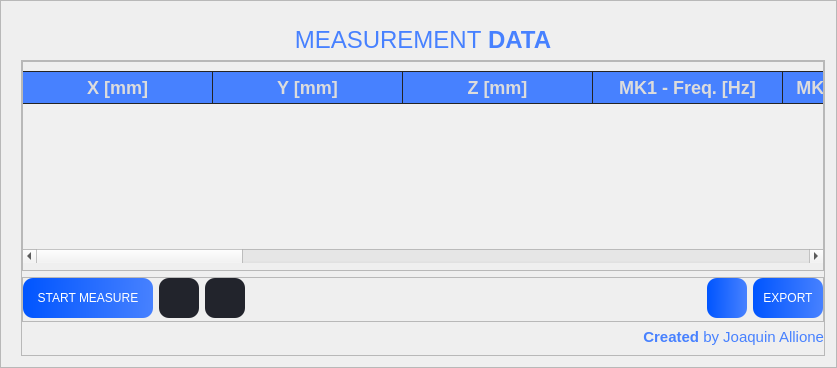
        <widget class="QFrame" name="frame_4">
         <property name="styleSheet">
          <string notr="true"/>
         </property>
         <property name="frameShape">
          <enum>QFrame::StyledPanel</enum>
         </property>
         <property name="frameShadow">
          <enum>QFrame::Raised</enum>
         </property>
         <layout class="QVBoxLayout" name="verticalLayout_2">
          <property name="leftMargin">
           <number>20</number>
          </property>
          <property name="topMargin">
           <number>25</number>
          </property>
          <item>
           <widget class="QLabel" name="label_description">
            <property name="maximumSize">
             <size>
              <width>16777215</width>
              <height>41</height>
             </size>
            </property>
            <property name="font">
             <font>
              <family>Nirmala UI</family>
              <pointsize>14</pointsize>
             </font>
            </property>
            <property name="styleSheet">
             <string notr="true">color:  rgba(71, 129, 255, 255);</string>
            </property>
            <property name="text">
             <string>&lt;html&gt;&lt;head/&gt;&lt;body&gt;&lt;p&gt;&lt;span style=&quot; font-size:18pt;&quot;&gt;MEASUREMENT&lt;/span&gt;&lt;span style=&quot; font-size:18pt; font-weight:600;&quot;&gt; DATA&lt;/span&gt;&lt;/p&gt;&lt;/body&gt;&lt;/html&gt;</string>
            </property>
            <property name="alignment">
             <set>Qt::AlignCenter</set>
            </property>
           </widget>
          </item>
          <item>
           <widget class="QFrame" name="frame_7">
            <property name="frameShape">
             <enum>QFrame::StyledPanel</enum>
            </property>
            <property name="frameShadow">
             <enum>QFrame::Raised</enum>
            </property>
            <layout class="QVBoxLayout" name="verticalLayout_13">
             <property name="leftMargin">
              <number>0</number>
             </property>
             <property name="topMargin">
              <number>0</number>
             </property>
             <property name="rightMargin">
              <number>0</number>
             </property>
             <item>
              <widget class="QFrame" name="frame_22">
               <property name="frameShape">
                <enum>QFrame::StyledPanel</enum>
               </property>
               <property name="frameShadow">
                <enum>QFrame::Raised</enum>
               </property>
               <layout class="QHBoxLayout" name="horizontalLayout_8">
                <property name="leftMargin">
                 <number>0</number>
                </property>
                <property name="rightMargin">
                 <number>0</number>
                </property>
                <property name="bottomMargin">
                 <number>7</number>
                </property>
                <item>
                 <widget class="QTableWidget" name="tableWidget">
                  <property name="minimumSize">
                   <size>
                    <width>800</width>
                    <height>0</height>
                   </size>
                  </property>
                  <property name="styleSheet">
                   <string notr="true">QTableWidget{
color:#DCDCDC;
background-color: rgba(255,255,255,20);
border:none;
border-radius: 0px;
alternate-background-color: rgba(100, 200, 255, 25);
gridline-color:#242424;
}
 
QTableWidget::item:selected{
color:#DCDCDC;

}
 
QTableWidget::item:hover{
background:rgba(71, 129, 255, 255);
}

QHeaderView::section{
color:#DCDCDC;
font: bold;
font-size: 18px;
}

QHeaderView::section{
text-align:center;
background: rgba(71, 129, 255, 255);
padding:3px;
margin:0px;
border:1px solid #242424;
border-left-width:0;
}</string>
                  </property>
                  <property name="alternatingRowColors">
                   <bool>true</bool>
                  </property>
                  <attribute name="horizontalHeaderVisible">
                   <bool>true</bool>
                  </attribute>
                  <attribute name="horizontalHeaderDefaultSectionSize">
                   <number>190</number>
                  </attribute>
                  <attribute name="verticalHeaderVisible">
                   <bool>false</bool>
                  </attribute>
                  <column>
                   <property name="text">
                    <string>X [mm]</string>
                   </property>
                  </column>
                  <column>
                   <property name="text">
                    <string>Y [mm]</string>
                   </property>
                  </column>
                  <column>
                   <property name="text">
                    <string>Z [mm]</string>
                   </property>
                  </column>
                  <column>
                   <property name="text">
                    <string>MK1 - Freq. [Hz]</string>
                   </property>
                  </column>
                  <column>
                   <property name="text">
                    <string>MK1 - Amp. [dBuV]</string>
                   </property>
                  </column>
                  <column>
                   <property name="text">
                    <string>MK2 - Freq. [Hz]</string>
                   </property>
                  </column>
                  <column>
                   <property name="text">
                    <string>MK2 - Amp. [dBuV]</string>
                   </property>
                  </column>
                  <column>
                   <property name="text">
                    <string>MK3 - Freq. [Hz]</string>
                   </property>
                  </column>
                  <column>
                   <property name="text">
                    <string>MK2 - Amp. [dBuV]</string>
                   </property>
                  </column>
                  <column>
                   <property name="text">
                    <string>MK4 - Freq. [Hz]</string>
                   </property>
                  </column>
                  <column>
                   <property name="text">
                    <string>MK4 - Amp. [dBuV]</string>
                   </property>
                  </column>
                  <column>
                   <property name="text">
                    <string>MK5 - Freq. [Hz]</string>
                   </property>
                  </column>
                  <column>
                   <property name="text">
                    <string>MK5 - Amp. [dBuV]</string>
                   </property>
                  </column>
                  <column>
                   <property name="text">
                    <string>MK6 - Freq. [Hz]</string>
                   </property>
                  </column>
                  <column>
                   <property name="text">
                    <string>MK6 - Amp. [dBuV]</string>
                   </property>
                  </column>
                 </widget>
                </item>
               </layout>
              </widget>
             </item>
             <item>
              <widget class="QFrame" name="frame_23">
               <property name="minimumSize">
                <size>
                 <width>0</width>
                 <height>45</height>
                </size>
               </property>
               <property name="maximumSize">
                <size>
                 <width>16777215</width>
                 <height>45</height>
                </size>
               </property>
               <property name="styleSheet">
                <string notr="true">QPushButton{
color: white;
	border-radius: 10px;
	border: none;
	background-color: qlineargradient(spread:pad, x1:0, y1:0.534091, x2:1, y2:0.545455, stop:0 rgba(0, 85, 255, 255), stop:1 rgba(71, 129, 255, 255));
}

QPushButton::hover{
	background-color: qlineargradient(spread:pad, x1:0, y1:0.534091, x2:1, y2:0.545455, stop:0 rgba(50, 85, 255, 255), stop:1 rgba(71, 129, 255, 255));
}</string>
               </property>
               <property name="frameShape">
                <enum>QFrame::StyledPanel</enum>
               </property>
               <property name="frameShadow">
                <enum>QFrame::Raised</enum>
               </property>
               <layout class="QHBoxLayout" name="horizontalLayout_7">
                <property name="leftMargin">
                 <number>0</number>
                </property>
                <property name="topMargin">
                 <number>0</number>
                </property>
                <property name="rightMargin">
                 <number>0</number>
                </property>
                <item>
                 <widget class="QPushButton" name="pushButton_Start">
                  <property name="minimumSize">
                   <size>
                    <width>130</width>
                    <height>40</height>
                   </size>
                  </property>
                  <property name="maximumSize">
                   <size>
                    <width>130</width>
                    <height>40</height>
                   </size>
                  </property>
                  <property name="cursor">
                   <cursorShape>PointingHandCursor</cursorShape>
                  </property>
                  <property name="toolTip">
                   <string>Clean Terminal.</string>
                  </property>
                  <property name="toolTipDuration">
                   <number>5000</number>
                  </property>
                  <property name="styleSheet">
                   <string notr="true">QPushButton{
	
	image: url(:/icons/icons8-eliminar-25.png);
}</string>
                  </property>
                  <property name="text">
                   <string>START MEASURE</string>
                  </property>
                 </widget>
                </item>
                <item>
                 <widget class="QPushButton" name="pushButton_pause">
                  <property name="minimumSize">
                   <size>
                    <width>40</width>
                    <height>40</height>
                   </size>
                  </property>
                  <property name="maximumSize">
                   <size>
                    <width>40</width>
                    <height>40</height>
                   </size>
                  </property>
                  <property name="cursor">
                   <cursorShape>PointingHandCursor</cursorShape>
                  </property>
                  <property name="styleSheet">
                   <string notr="true">QPushButton{
	border-radius: 10px;
	border: none;
	background-color: rgb(34,36,44);
	image: url(:/icons/icons/icons8-pausa-25.png);
}

QPushButton::hover{
	background-color: rgb(44,46,54);
}</string>
                  </property>
                  <property name="text">
                   <string/>
                  </property>
                 </widget>
                </item>
                <item>
                 <widget class="QPushButton" name="pushButton_stop">
                  <property name="minimumSize">
                   <size>
                    <width>40</width>
                    <height>40</height>
                   </size>
                  </property>
                  <property name="maximumSize">
                   <size>
                    <width>40</width>
                    <height>40</height>
                   </size>
                  </property>
                  <property name="cursor">
                   <cursorShape>PointingHandCursor</cursorShape>
                  </property>
                  <property name="styleSheet">
                   <string notr="true">QPushButton{
	border-radius: 10px;
	border: none;
	background-color: rgb(34,36,44);
	image: url(:/icons/icons/icons8-detener-26.png);
}

QPushButton::hover{
	background-color: rgb(44,46,54);
}</string>
                  </property>
                  <property name="text">
                   <string/>
                  </property>
                 </widget>
                </item>
                <item>
                 <spacer name="horizontalSpacer_3">
                  <property name="orientation">
                   <enum>Qt::Horizontal</enum>
                  </property>
                  <property name="sizeHint" stdset="0">
                   <size>
                    <width>375</width>
                    <height>20</height>
                   </size>
                  </property>
                 </spacer>
                </item>
                <item>
                 <widget class="QPushButton" name="pushButton_clean">
                  <property name="minimumSize">
                   <size>
                    <width>40</width>
                    <height>40</height>
                   </size>
                  </property>
                  <property name="cursor">
                   <cursorShape>PointingHandCursor</cursorShape>
                  </property>
                  <property name="styleSheet">
                   <string notr="true">image: url(:/icons/icons/icons8-escoba-25.png);</string>
                  </property>
                  <property name="text">
                   <string/>
                  </property>
                 </widget>
                </item>
                <item>
                 <widget class="QPushButton" name="pushButton_Export">
                  <property name="minimumSize">
                   <size>
                    <width>70</width>
                    <height>40</height>
                   </size>
                  </property>
                  <property name="maximumSize">
                   <size>
                    <width>70</width>
                    <height>40</height>
                   </size>
                  </property>
                  <property name="cursor">
                   <cursorShape>PointingHandCursor</cursorShape>
                  </property>
                  <property name="toolTip">
                   <string>Send data</string>
                  </property>
                  <property name="toolTipDuration">
                   <number>5000</number>
                  </property>
                  <property name="styleSheet">
                   <string notr="true">QPushButton{
	
	image: url(:/icons/icons8-lleno-enviado-25.png);
}</string>
                  </property>
                  <property name="text">
                   <string>EXPORT</string>
                  </property>
                 </widget>
                </item>
               </layout>
              </widget>
             </item>
             <item>
              <widget class="QLabel" name="label_credits">
               <property name="maximumSize">
                <size>
                 <width>16777215</width>
                 <height>25</height>
                </size>
               </property>
               <property name="font">
                <font>
                 <family>Nirmala UI</family>
                 <pointsize>11</pointsize>
                </font>
               </property>
               <property name="styleSheet">
                <string notr="true">color:  rgba(71, 129, 255, 255);</string>
               </property>
               <property name="text">
                <string>&lt;strong&gt;Created&lt;/strong&gt; by Joaquin Allione</string>
               </property>
               <property name="alignment">
                <set>Qt::AlignRight|Qt::AlignTrailing|Qt::AlignVCenter</set>
               </property>
              </widget>
             </item>
            </layout>
           </widget>
          </item>
         </layout>
        </widget>
